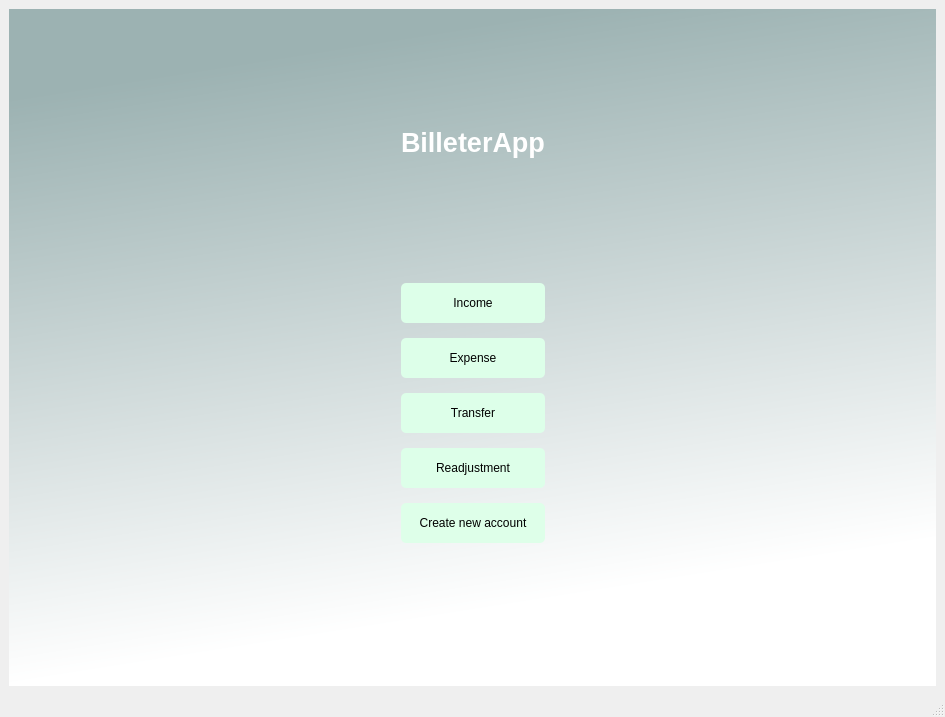
<?xml version="1.0" encoding="UTF-8"?>
<ui version="4.0">
 <class>MainWindow</class>
 <widget class="QMainWindow" name="MainWindow">
  <property name="geometry">
   <rect>
    <x>0</x>
    <y>0</y>
    <width>945</width>
    <height>717</height>
   </rect>
  </property>
  <property name="windowTitle">
   <string>MainWindow</string>
  </property>
  <property name="windowOpacity">
   <double>1.000000000000000</double>
  </property>
  <widget class="QWidget" name="centralwidget">
   <layout class="QHBoxLayout" name="horizontalLayout">
    <item>
     <widget class="QWidget" name="verticalWidget" native="true">
      <property name="styleSheet">
       <string notr="true">QWidget#verticalWidget{
background-color:qlineargradient(spread:pad, x1:0, y1:0, x2:0.207, y2:0.954545, stop:0.132159 rgba(156, 178, 178, 255), stop:1 rgba(255, 255, 255, 255))}</string>
      </property>
      <layout class="QHBoxLayout" name="horizontalLayout_3">
       <item>
        <spacer name="horizontalSpacer">
         <property name="orientation">
          <enum>Qt::Horizontal</enum>
         </property>
         <property name="sizeHint" stdset="0">
          <size>
           <width>40</width>
           <height>20</height>
          </size>
         </property>
        </spacer>
       </item>
       <item>
        <layout class="QVBoxLayout" name="verticalLayout_2">
         <property name="spacing">
          <number>15</number>
         </property>
         <item>
          <spacer name="verticalSpacer_2">
           <property name="orientation">
            <enum>Qt::Vertical</enum>
           </property>
           <property name="sizeHint" stdset="0">
            <size>
             <width>20</width>
             <height>40</height>
            </size>
           </property>
          </spacer>
         </item>
         <item>
          <widget class="QLabel" name="label">
           <property name="text">
            <string>&lt;html&gt;&lt;head/&gt;&lt;body&gt;&lt;p&gt;&lt;span style=&quot; font-size:20pt; font-weight:600; color:#ffffff;&quot;&gt;BilleterApp&lt;/span&gt;&lt;/p&gt;&lt;/body&gt;&lt;/html&gt;</string>
           </property>
          </widget>
         </item>
         <item>
          <spacer name="verticalSpacer_3">
           <property name="orientation">
            <enum>Qt::Vertical</enum>
           </property>
           <property name="sizeHint" stdset="0">
            <size>
             <width>20</width>
             <height>20</height>
            </size>
           </property>
          </spacer>
         </item>
         <item>
          <widget class="QPushButton" name="income_button">
           <property name="minimumSize">
            <size>
             <width>0</width>
             <height>40</height>
            </size>
           </property>
           <property name="cursor">
            <cursorShape>PointingHandCursor</cursorShape>
           </property>
           <property name="styleSheet">
            <string notr="true">border-radius:5px;
background-color:rgb(221, 255, 233);</string>
           </property>
           <property name="text">
            <string>Income</string>
           </property>
           <property name="autoDefault">
            <bool>true</bool>
           </property>
          </widget>
         </item>
         <item>
          <widget class="QPushButton" name="expense_button">
           <property name="minimumSize">
            <size>
             <width>0</width>
             <height>40</height>
            </size>
           </property>
           <property name="cursor">
            <cursorShape>PointingHandCursor</cursorShape>
           </property>
           <property name="styleSheet">
            <string notr="true">border-radius:5px;
background-color:rgb(221, 255, 233);</string>
           </property>
           <property name="text">
            <string>Expense</string>
           </property>
           <property name="autoDefault">
            <bool>true</bool>
           </property>
          </widget>
         </item>
         <item>
          <widget class="QPushButton" name="transfer_button">
           <property name="minimumSize">
            <size>
             <width>0</width>
             <height>40</height>
            </size>
           </property>
           <property name="cursor">
            <cursorShape>PointingHandCursor</cursorShape>
           </property>
           <property name="styleSheet">
            <string notr="true">border-radius:5px;
background-color:rgb(221, 255, 233);</string>
           </property>
           <property name="text">
            <string>Transfer</string>
           </property>
           <property name="autoDefault">
            <bool>true</bool>
           </property>
          </widget>
         </item>
         <item>
          <widget class="QPushButton" name="readjustment_button">
           <property name="minimumSize">
            <size>
             <width>0</width>
             <height>40</height>
            </size>
           </property>
           <property name="cursor">
            <cursorShape>PointingHandCursor</cursorShape>
           </property>
           <property name="styleSheet">
            <string notr="true">border-radius:5px;
background-color:rgb(221, 255, 233);</string>
           </property>
           <property name="text">
            <string>Readjustment</string>
           </property>
           <property name="autoDefault">
            <bool>true</bool>
           </property>
          </widget>
         </item>
         <item>
          <widget class="QPushButton" name="crerate_new_account_button">
           <property name="minimumSize">
            <size>
             <width>0</width>
             <height>40</height>
            </size>
           </property>
           <property name="cursor">
            <cursorShape>PointingHandCursor</cursorShape>
           </property>
           <property name="styleSheet">
            <string notr="true">border-radius:5px;
background-color:rgb(222, 255, 233);</string>
           </property>
           <property name="text">
            <string>Create new account</string>
           </property>
           <property name="autoDefault">
            <bool>true</bool>
           </property>
          </widget>
         </item>
         <item>
          <widget class="QLabel" name="login_label">
           <property name="maximumSize">
            <size>
             <width>16777215</width>
             <height>15</height>
            </size>
           </property>
           <property name="font">
            <font>
             <pointsize>7</pointsize>
             <italic>true</italic>
            </font>
           </property>
           <property name="text">
            <string/>
           </property>
          </widget>
         </item>
         <item>
          <spacer name="verticalSpacer">
           <property name="orientation">
            <enum>Qt::Vertical</enum>
           </property>
           <property name="sizeHint" stdset="0">
            <size>
             <width>20</width>
             <height>40</height>
            </size>
           </property>
          </spacer>
         </item>
        </layout>
       </item>
       <item>
        <spacer name="horizontalSpacer_2">
         <property name="orientation">
          <enum>Qt::Horizontal</enum>
         </property>
         <property name="sizeHint" stdset="0">
          <size>
           <width>40</width>
           <height>20</height>
          </size>
         </property>
        </spacer>
       </item>
      </layout>
     </widget>
    </item>
   </layout>
  </widget>
  <widget class="QMenuBar" name="menubar">
   <property name="geometry">
    <rect>
     <x>0</x>
     <y>0</y>
     <width>945</width>
     <height>26</height>
    </rect>
   </property>
  </widget>
  <widget class="QStatusBar" name="statusbar"/>
 </widget>
 <resources/>
 <connections/>
</ui>
